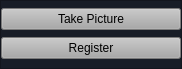
               <widget class="QWidget" name="page_2">
                <property name="geometry">
                 <rect>
                  <x>0</x>
                  <y>0</y>
                  <width>182</width>
                  <height>69</height>
                 </rect>
                </property>
                <attribute name="icon">
                 <iconset resource="icons.qrc">
                  <normaloff>:/icons/icons/chevron-down.svg</normaloff>:/icons/icons/chevron-down.svg</iconset>
                </attribute>
                <attribute name="label">
                 <string>Registration</string>
                </attribute>
                <layout class="QVBoxLayout" name="verticalLayout_5">
                 <property name="spacing">
                  <number>0</number>
                 </property>
                 <property name="leftMargin">
                  <number>0</number>
                 </property>
                 <property name="topMargin">
                  <number>0</number>
                 </property>
                 <property name="rightMargin">
                  <number>0</number>
                 </property>
                 <property name="bottomMargin">
                  <number>0</number>
                 </property>
                 <item>
                  <widget class="QFrame" name="frame_6">
                   <property name="styleSheet">
                    <string notr="true">background-color:rgb(24,29,39);</string>
                   </property>
                   <property name="frameShape">
                    <enum>QFrame::StyledPanel</enum>
                   </property>
                   <property name="frameShadow">
                    <enum>QFrame::Raised</enum>
                   </property>
                   <layout class="QVBoxLayout" name="verticalLayout_7">
                    <property name="spacing">
                     <number>0</number>
                    </property>
                    <property name="leftMargin">
                     <number>0</number>
                    </property>
                    <property name="topMargin">
                     <number>0</number>
                    </property>
                    <property name="rightMargin">
                     <number>0</number>
                    </property>
                    <property name="bottomMargin">
                     <number>0</number>
                    </property>
                    <item>
                     <widget class="QPushButton" name="pushButton_7">
                      <property name="styleSheet">
                       <string notr="true">background-color:rgb(169,169,169);</string>
                      </property>
                      <property name="text">
                       <string>Take Picture</string>
                      </property>
                      <property name="icon">
                       <iconset resource="icons.qrc">
                        <normaloff>:/icons/icons/camera.svg</normaloff>:/icons/icons/camera.svg</iconset>
                      </property>
                     </widget>
                    </item>
                    <item>
                     <widget class="QPushButton" name="pushButton_8">
                      <property name="styleSheet">
                       <string notr="true">background-color:rgb(169,169,169);</string>
                      </property>
                      <property name="text">
                       <string>Register</string>
                      </property>
                      <property name="icon">
                       <iconset resource="icons.qrc">
                        <normaloff>:/icons/icons/user-plus.svg</normaloff>:/icons/icons/user-plus.svg</iconset>
                      </property>
                     </widget>
                    </item>
                   </layout>
                  </widget>
                 </item>
                </layout>
               </widget>
